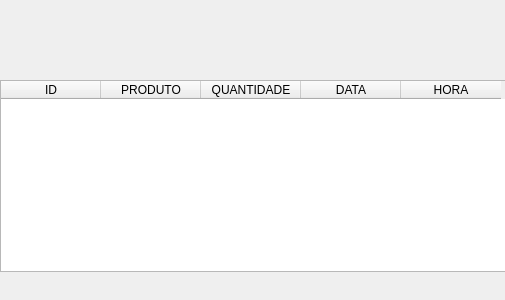
<?xml version="1.0" encoding="UTF-8"?>
<ui version="4.0">
 <class>Dialog</class>
 <widget class="QDialog" name="Dialog">
  <property name="geometry">
   <rect>
    <x>0</x>
    <y>0</y>
    <width>505</width>
    <height>300</height>
   </rect>
  </property>
  <property name="windowTitle">
   <string>Dialog</string>
  </property>
  <widget class="QTableWidget" name="tableWidget">
   <property name="geometry">
    <rect>
     <x>0</x>
     <y>80</y>
     <width>511</width>
     <height>192</height>
    </rect>
   </property>
   <column>
    <property name="text">
     <string>ID</string>
    </property>
   </column>
   <column>
    <property name="text">
     <string>PRODUTO</string>
    </property>
   </column>
   <column>
    <property name="text">
     <string>QUANTIDADE</string>
    </property>
   </column>
   <column>
    <property name="text">
     <string>DATA</string>
    </property>
   </column>
   <column>
    <property name="text">
     <string>HORA</string>
    </property>
   </column>
  </widget>
 </widget>
 <resources/>
 <connections/>
</ui>
